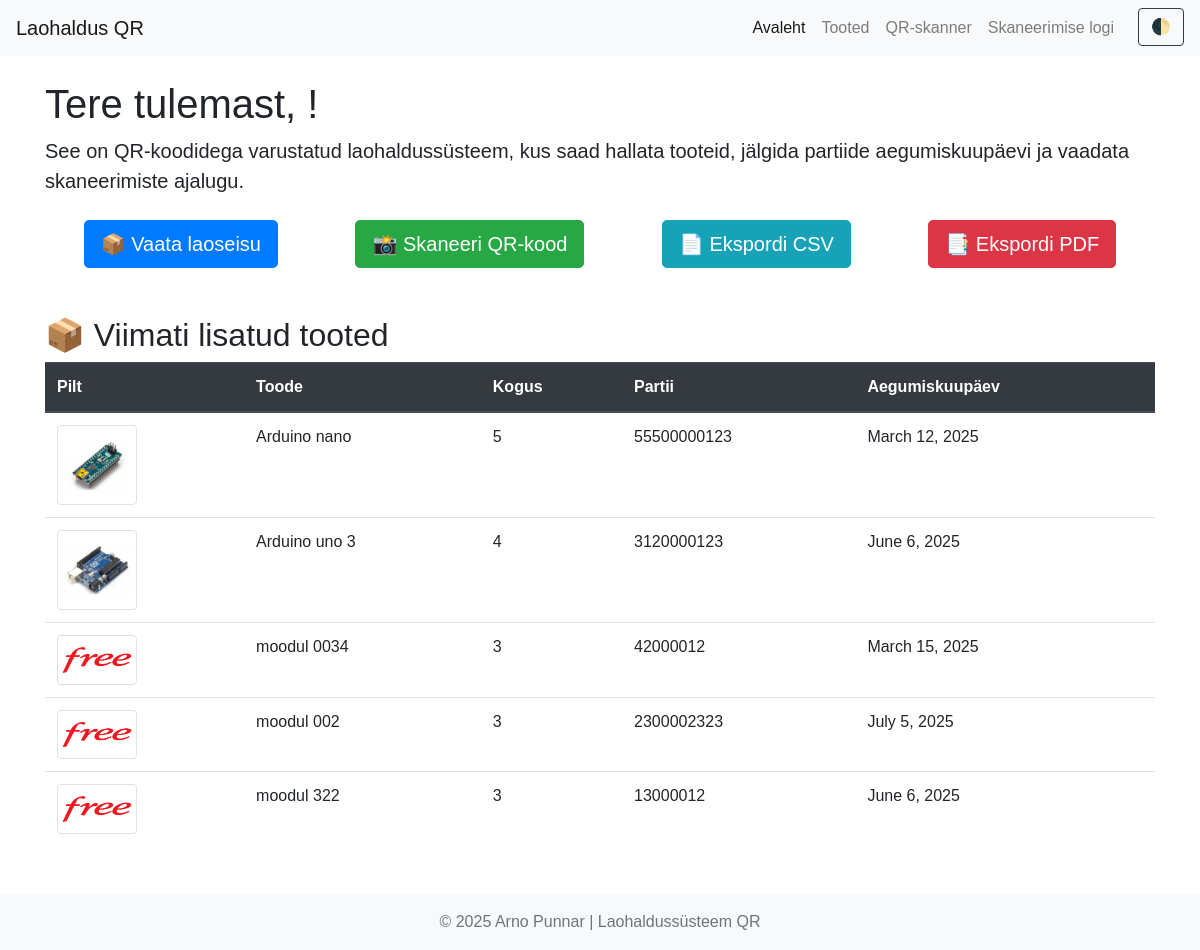
The page / on the database its author committed.
### ladu/models.py (models this page shows, shortened)
class Toode(models.Model):
    nimi = models.CharField(max_length=255)
    kategooria = models.ForeignKey(Tootekategooria, on_delete=models.CASCADE)
    partii_number = models.CharField(max_length=100, unique=True)
    kogus = models.PositiveIntegerField(default=0)
    aegumiskuupaev = models.DateField()
    pilt = models.ImageField(upload_to='toote_pildid/', blank=True, null=True)
    qr_kood = models.ImageField(upload_to="qr_codes", blank=True, null=True)

### ladu/views.py (the view)
# urls.py: path('', views.home, name='home'),
def home(request):
    viimased_tooted = Toode.objects.order_by('-id')[:5]  # Viimased 5 toodet
    current_time = now()
    last_8_hours = [current_time - timedelta(hours=i) for i in range(7, -1, -1)]  # Viimased 8 tundi järjestikuselt
    skaneerimised = ScanLog.objects.filter(
        skaneeritud_aeg__gte=last_8_hours[0]
    ).extra({'hour': "strftime('%%H', skaneeritud_aeg)"}).values('hour').annotate(count=Count('id')).order_by('hour')
    data = {hour.strftime('%H:00'): 0 for hour in last_8_hours}
    for row in skaneerimised:
        data[f"{row['hour']}:00"] = row['count']
    return render(request, 'home.html', {
        'viimased_tooted': viimased_tooted,
        'scan_data': data
    })

### ladu/templates/home.html (shortened to what this page needs)
{% extends "base.html" %}
{% block content %}
<h1 class="mt-3">Tere tulemast, {{ user.username }}!</h1>
<p class="lead">See on QR-koodidega varustatud laohaldussüsteem, kus saad hallata tooteid, jälgida partiide aegumiskuupäevi ja vaadata skaneerimiste ajalugu.</p>
<div class="d-flex justify-content-around mt-4">
    <a href="{% url 'tooted' %}" class="btn btn-primary btn-lg">📦 Vaata laoseisu</a>
    <a href="{% url 'qr_scan' %}" class="btn btn-success btn-lg">📸 Skaneeri QR-kood</a>
    <a href="{% url 'eksport_csv' %}" class="btn btn-info btn-lg">📄 Ekspordi CSV</a>
    <a href="{% url 'eksport_pdf' %}" class="btn btn-danger btn-lg">📑 Ekspordi PDF</a>
</div>
<h2 class="mt-5">📦 Viimati lisatud tooted</h2>
<table class="table table-hover">
    <thead class="thead-dark">
        <tr>
            <th>Pilt</th>
            <th>Toode</th>
            <th>Kogus</th>
            <th>Partii</th>
            <th>Aegumiskuupäev</th>
        </tr>
    </thead>
    <tbody>
        {% for toode in viimased_tooted %}
        <tr>
            <td>
                {% if toode.pilt %}
                    <img src="{{ toode.pilt.url }}" width="80" class="img-thumbnail">
                {% else %}
                    -
                {% endif %}
            </td>
            <td>{{ toode.nimi }}</td>
            <td>{{ toode.kogus }}</td>
            <td>{{ toode.partii_number }}</td>
            <td>{{ toode.aegumiskuupaev }}</td>
        </tr>
        {% empty %}
        <tr><td colspan="5" class="text-center">Ühtegi toodet pole lisatud.</td></tr>
        {% endfor %}
    </tbody>
</table>
{% endblock %}

### ladu/templates/base.html (shortened to what this page needs)
{% load static %}
<!DOCTYPE html>
<html lang="et">
<head>
    <link rel="stylesheet" href="https://cdn.jsdelivr.net/npm/bootstrap@4.6.2/dist/css/bootstrap.min.css">
    <link rel="stylesheet" href="{% static 'css/style.css' %}">
</head>
<body>
<nav class="navbar navbar-expand-lg navbar-light bg-light">
    <a class="navbar-brand" href="{% url 'home' %}">Laohaldus QR</a>
    <div class="collapse navbar-collapse" id="navbarNav">
        <ul class="navbar-nav ml-auto">
            <li class="nav-item {% if request.path == '/' %}active{% endif %}">
                <a class="nav-link" href="{% url 'home' %}">Avaleht</a>
            </li>
            <li class="nav-item {% if request.path == '/tooted/' %}active{% endif %}">
                <a class="nav-link" href="{% url 'tooted' %}">Tooted</a>
            </li>
            <li class="nav-item {% if request.path == '/skaneeri/' %}active{% endif %}">
                <a class="nav-link" href="{% url 'qr_scan' %}">QR-skanner</a>
            </li>
            <li class="nav-item {% if request.path == '/skaneerimise_logi/' %}active{% endif %}">
              <a class="nav-link" href="{% url 'skaneerimise_logi' %}">Skaneerimise logi</a>
          </li>
            <li class="nav-item">
                <button class="btn btn-outline-dark ml-3" onclick="toggleTheme()">🌓</button>
            </li>
        </ul>
    </div>
</nav>
<div class="container mt-4">
    {% block content %}{% endblock %}
</div>
<footer class="footer mt-5 py-3 bg-light text-center">
    <div class="container">
        <span class="text-muted">© 2025 Arno Punnar | Laohaldussüsteem QR</span>
    </div>
</footer>
</body>
</html>

### static/css/style.css (style rules this page uses)
body { font-family: Arial, sans-serif; }

### rows shown on the page
Toode: pilt (picture), nimi "Arduino nano", kogus "5", partii_number "55500000123", aegumiskuupaev "March 12, 2025"
Toode: pilt (picture), nimi "Arduino uno 3", kogus "4", partii_number "3120000123", aegumiskuupaev "June 6, 2025"
Toode: pilt (picture), nimi "moodul 0034", kogus "3", partii_number "42000012", aegumiskuupaev "March 15, 2025"
Toode: pilt (picture), nimi "moodul 002", kogus "3", partii_number "2300002323", aegumiskuupaev "July 5, 2025"
Toode: pilt (picture), nimi "moodul 322", kogus "3", partii_number "13000012", aegumiskuupaev "June 6, 2025"
